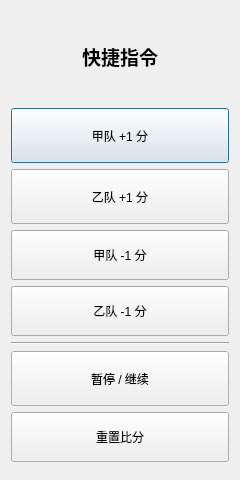
<?xml version="1.0" encoding="UTF-8"?>
<ui version="4.0">
 <class>BaseControlsDialog</class>
 <widget class="QDialog" name="BaseControlsDialog">
  <property name="geometry">
   <rect><x>0</x><y>0</y><width>240</width><height>480</height></rect>
  </property>
  <property name="windowTitle"><string>快捷操作 - 通用</string></property>
  <layout class="QVBoxLayout" name="mainLayout">
   <item><widget class="QLabel" name="labelTitle"><property name="text"><string>快捷指令</string></property><property name="alignment"><set>Qt::AlignCenter</set></property><property name="font"><font><pointsize>14</pointsize><bold>true</bold></font></property></widget></item>
   <item><widget class="QPushButton" name="btnAddScoreA"><property name="text"><string>甲队 +1 分</string></property><property name="minimumSize"><size><width>0</width><height>55</height></size></property></widget></item>
   <item><widget class="QPushButton" name="btnAddScoreB"><property name="text"><string>乙队 +1 分</string></property><property name="minimumSize"><size><width>0</width><height>55</height></size></property></widget></item>
   <item><widget class="QPushButton" name="btnSubScoreA"><property name="text"><string>甲队 -1 分</string></property><property name="minimumSize"><size><width>0</width><height>50</height></size></property></widget></item>
   <item><widget class="QPushButton" name="btnSubScoreB"><property name="text"><string>乙队 -1 分</string></property><property name="minimumSize"><size><width>0</width><height>50</height></size></property></widget></item>
   <item>
    <widget class="QFrame" name="line1">
     <property name="frameShape"><enum>QFrame::HLine</enum></property>
     <property name="frameShadow"><enum>QFrame::Sunken</enum></property>
    </widget>
   </item>
   <item><widget class="QPushButton" name="btnPause"><property name="text"><string>暂停 / 继续</string></property><property name="minimumSize"><size><width>0</width><height>55</height></size></property></widget></item>
   <item><widget class="QPushButton" name="btnReset"><property name="text"><string>重置比分</string></property><property name="minimumSize"><size><width>0</width><height>50</height></size></property></widget></item>
   <item><spacer name="verticalSpacer"><property name="orientation"><enum>Qt::Vertical</enum></property></spacer></item>
  </layout>
 </widget>
 <resources/>
 <connections/>
</ui>
